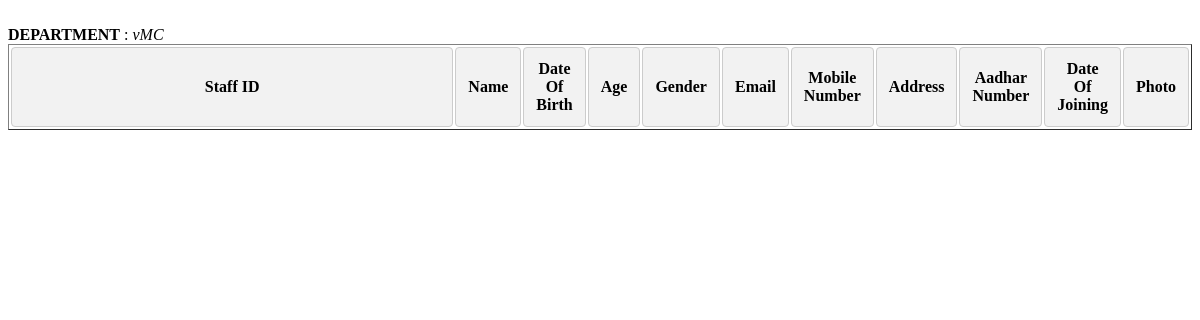
/report/faculty_info/faculty_info1.php (signed in), run on an earlier commit of the app's database.
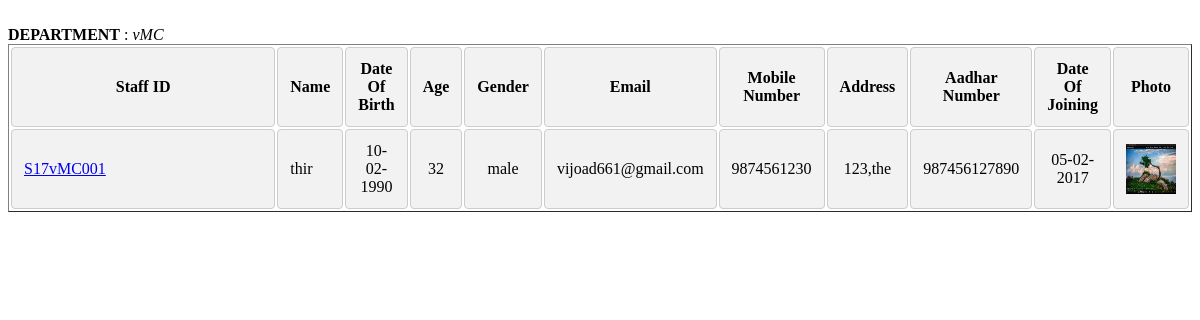
And on a later commit of the database.
### tables this page shows
CREATE TABLE `vmc_fac` (
  `sid` varchar(30) NOT NULL,
  `name` varchar(30) NOT NULL,
  `dob` date NOT NULL,
  `age` int(4) NOT NULL,
  `gender` varchar(10) NOT NULL,
  `email` varchar(50) NOT NULL,
  `mob1` bigint(10) NOT NULL,
  `fname` varchar(30) NOT NULL,
  `mname` varchar(30) NOT NULL,
  `mstatus` varchar(5) NOT NULL,
  `sname` varchar(30) DEFAULT NULL,
  `relegion` varchar(30) NOT NULL,
  `comunity` varchar(10) NOT NULL,
  `place` varchar(50) NOT NULL,
  `city` varchar(50) NOT NULL,
  `district` varchar(50) NOT NULL,
  `state` varchar(50) NOT NULL,
  `country` varchar(50) NOT NULL,
  `pincode` varchar(10) NOT NULL,
  `address` varchar(100) NOT NULL,
  `paddress` varchar(100) NOT NULL,
  `aadharno` bigint(12) NOT NULL,
  `panno` varchar(10) NOT NULL,
  `passport` varchar(20) DEFAULT NULL,
  `blood` varchar(5) NOT NULL,
  `doj` date NOT NULL,
  `designation` varchar(50) NOT NULL,
  `mob2` bigint(10) DEFAULT NULL,
  `dept` varchar(50) NOT NULL,
  `uploadpic` varchar(100) NOT NULL,
  `aadharpic` varchar(100) NOT NULL,
  `password` varchar(10) NOT NULL,
  `status` varchar(10) DEFAULT NULL,
  `dor` date DEFAULT NULL,
  `reason` varchar(100) DEFAULT NULL,
  `app_order` varchar(200) DEFAULT NULL
);

### report/faculty_info/faculty_info1.php (the view, shortened to what this page needs)
<?php
$from="1987";
$end=date("Y");
$to=$end;
$text2 = "-06";
$text4 = "-06-01";
$from = $from.$text2;
$from = $from.$text4;
$from2 = Date($from);
$text3 = "-05";
$text5 = "-05-1";
$to = $to.$text3;
$to = $to.$text5;
$to2 = Date($to);
function tab1($deptid,$to2,$from2,$cat,$sid)
{
	include("../../conn/config.php");
			$abcd=$deptid."_fac";
			if($cat=='in')
		    {
				$sid1=$sid;
				$sql3="SELECT * FROM `$abcd` WHERE sid = '$sid1' ";
				$result3 = $con->query($sql3);
			}
			else
			{
				$sql3="SELECT * FROM `$abcd` ";
				$result3 = $con->query($sql3);
			}
			if ($result3->num_rows > 0)
			{
				while($row1 = $result3->fetch_assoc())
				{
				?>
						<TR>
							<?php
							if($cat!='in')
							{
							$stid=$row1['sid'];
							$bin = array();
							for($i=0; strlen($stid)>$i; $i++)
							$bin[] = ord($stid[$i]);
							?>
							<TD><a href="faculty_info2.php?stid=<?=implode(' ',$bin);?>" class ="button1" target="frame1"><?php echo $row1['sid']; ?></a></TD>
							<?php
							}
							?>
							<TD><?php echo $row1["name"] ;?></TD>
							<?php
							echo'<TD><center>';
							$dob=Date("d-m-Y",strtotime($row1["dob"]));
							echo $dob;
							echo '</center></TD>';
							echo'<TD><center>';
							$dob=$row1["dob"] ;
							$from = new DateTime($dob);
							$to   = new DateTime('today');
							echo $from->diff($to)->y;
							echo '</center></TD>';
							echo'<TD><center>';
							echo $row1["gender"] ;
							echo '</center></TD>';
							echo'<TD><center>';
							echo $row1["email"] ;
							echo '</center></TD>';
							echo'<TD><center>';
							echo $row1["mob1"] ;
							echo '</center></TD>';
							echo'<TD><center>';
							echo $row1["address"] ;
							echo '</center></TD>';
							echo'<TD><center>';
							echo $row1["aadharno"] ;
							echo '</center></TD>';
							echo'<TD><center>';
							$doj=Date("d-m-Y",strtotime($row1["doj"]));
							echo $doj;
							echo '</center></TD>';
						echo'<TD><center>';
							$uploadpic=$row1["uploadpic"];
							$src="../../gallery/photo/".$abcd."/".$uploadpic;?>
					<img width="50px" height="50px" src="<?php echo $src ; ?>">
							<?php echo '</center></TD>';
					echo'</TR>';
			}	}
}
			$cat="dept";
			$sid = 0;
			$deptid=$_SESSION['deptid'];
			echo "<b>DEPARTMENT</b> : <i>",$deptid,"</i>";
			?>
			<TABLE id="dataTable" width="100%" border="1">
				<TR>
					<TH>Staff ID </TH>
					<TH>Name</TH>
					<TH>Date Of Birth</TH>
					<TH>Age</TH>
					<TH>Gender</TH>
					<TH>Email</TH>
					<TH>Mobile Number</TH>
					<TH>Address</TH>
					<TH>Aadhar Number</TH>
					<TH>Date Of Joining</TH>
					<TH>Photo</TH>
				</TR>
				<?php
				tab1($deptid,$to2,$from2,$cat,$sid);
				?>
			</TABLE>

### report/faculty_info/faculty_info1.php (style rules this page uses)
th, td { width: 100%; padding: 12px; border: 1px solid #ccc; border-radius: 4px; resize: vertical; background-color: #f2f2f2; }

What changed in the data, as far as the page shows it:
added vmc_fac: sid "S17vMC001", name "thir", dob "10-02-1990", dob "32", gender "male", email "vijoad661@gmail.com", mob1 "9874561230", address "123,the", aadharno "987456127890", doj "05-02-2017", uploadpic (picture)
